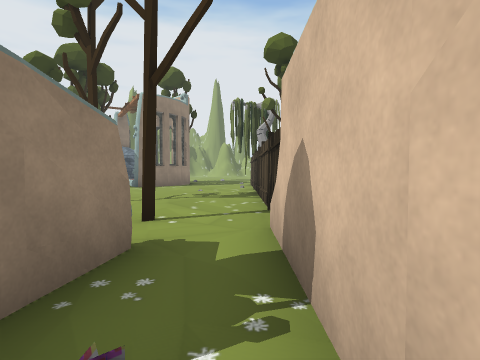
[1] (above)

24 first-person views from a walk through a scene from a Unity 3-D project. The camera is 1.5 m above the floor, tilts 2° down and sees 80° across. The floor is counted in squares, 2 m on a side. Each view is taken from the middle of a square. On the plan, view 1 faces up. The plan holds only what a view shows up to about 10 squares ahead; the rest is blank. The place goes on beyond the plan. Door leaves are left out, so doorways stand open. Some surface patterns are stand-ins.

[2]
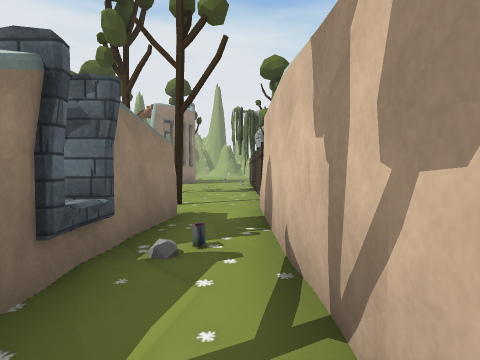

[3]
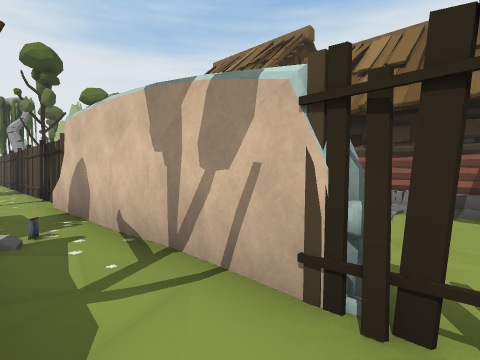

[4]
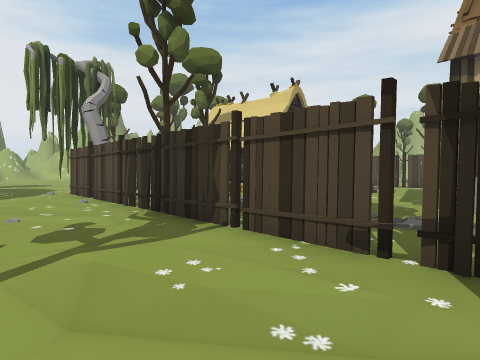

[5]
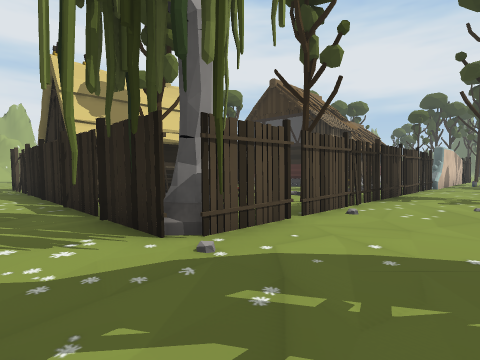

[6]
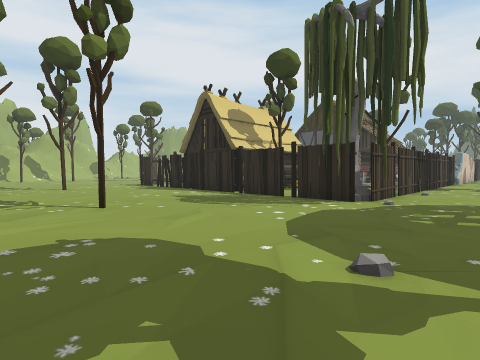

[7]
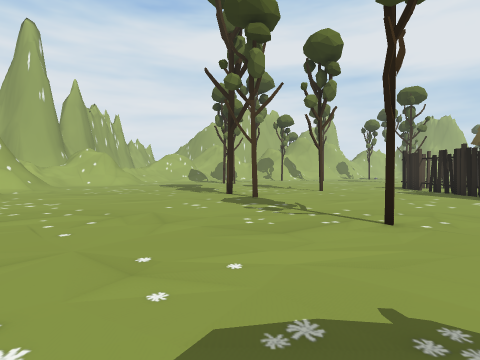

[8]
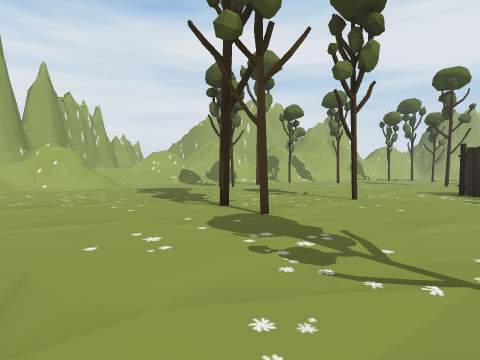

[9]
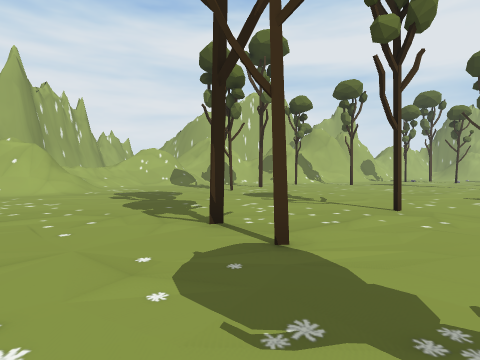

[10]
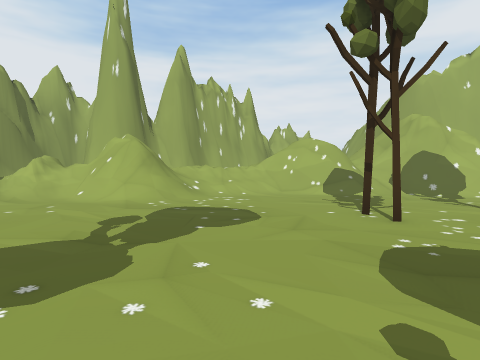

[11]
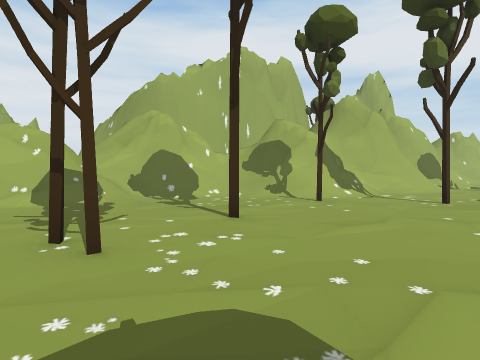

[12]
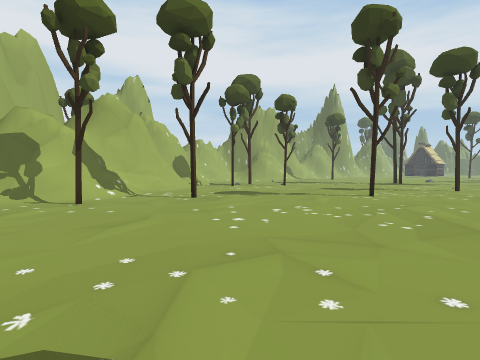

[13]
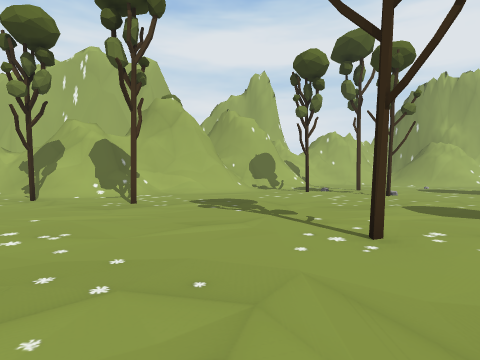

[14]
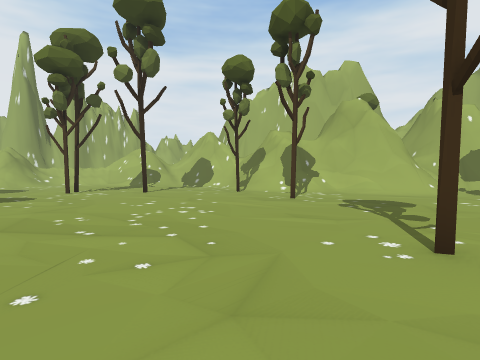

[15]
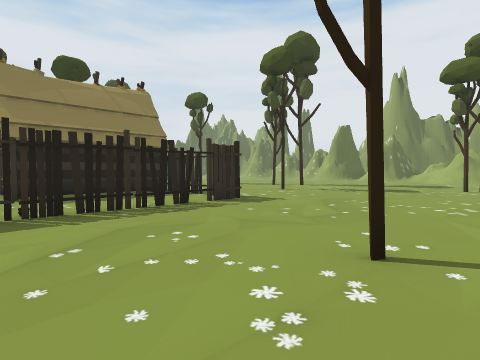

[16]
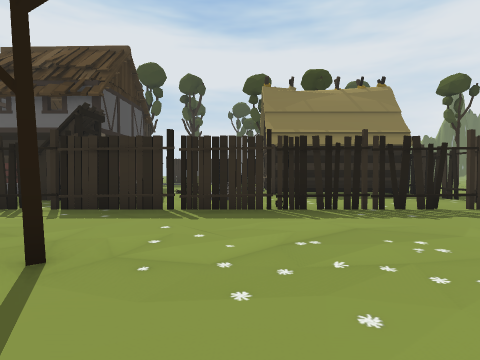

[17]
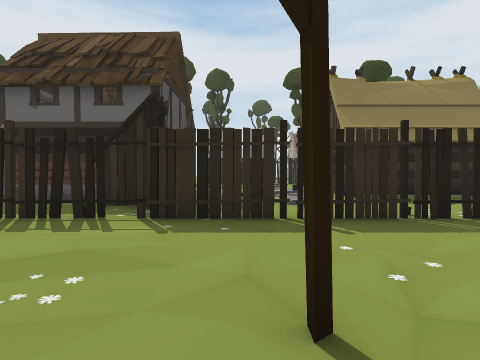

[18]
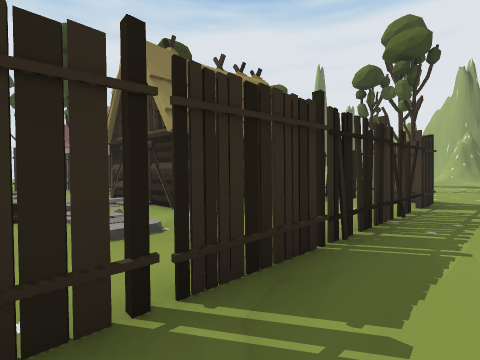

[19]
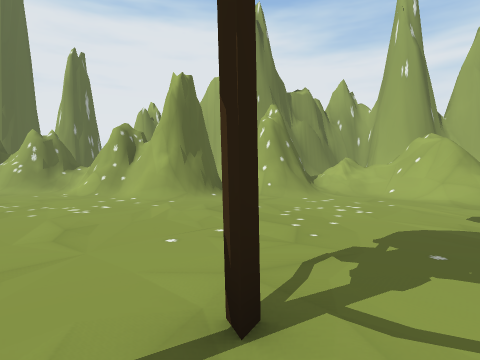

[20]
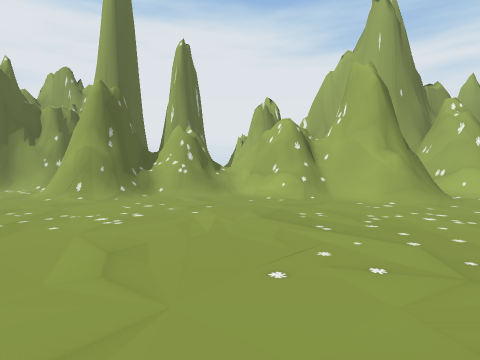

[21]
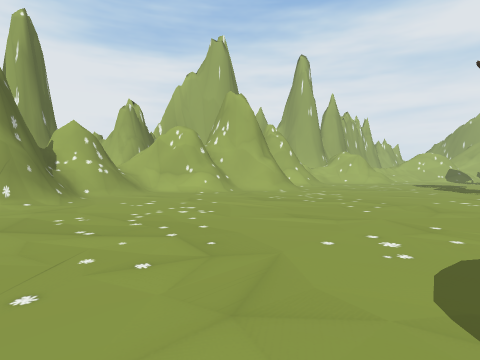

[22]
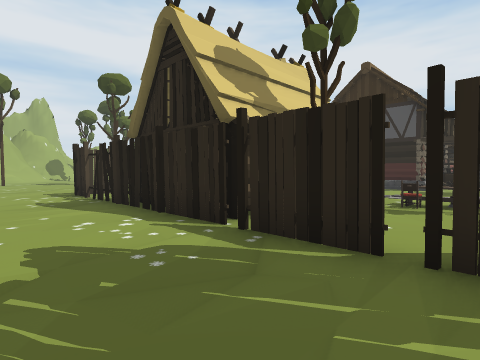

[23]
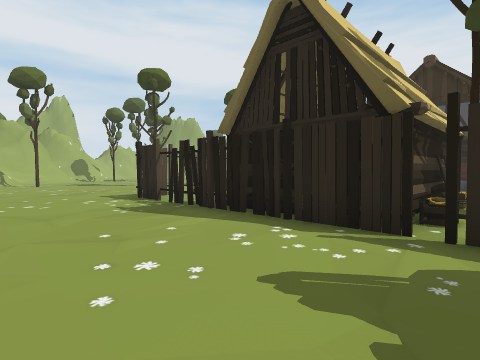

[24]
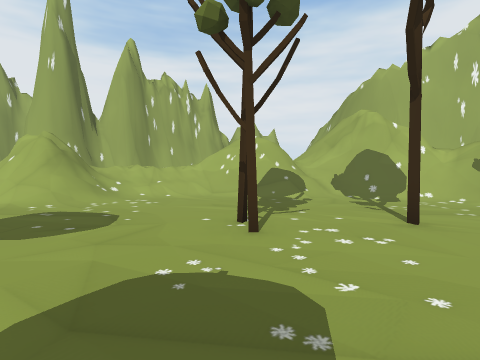

### Floor plan
Key: @ floor where view 1 was taken; # wall or solid block; x gap in a wall; . main floor; : floor 0.25 m higher than the main floor; + floor 1.75 m higher than the main floor; / step, stairs or slope; = window, fence, low wall or low ledge; T tree; P plant; B building; H thing the floor can be seen under or through; S stool; C crate; O other object.
Columns run from 2 left of view 1 to 25 right of it. Each row starts with its distance up from view 1.
 32   #####       //
 31 ###=//###   ##/=#
 30 ##=...==######//##=+
 29 ........###///./###/
 28 ................/////=
 27 ................/////##=
 26 .....................##=#
 25 ...................../==##
 24 ......................//#
 23 ..................T..../#
 22 ..........TT......T..../#
 21 ....................T../#
 20 ......T................/#
 19 ............T.........T=#
 18 ......................./##
 17 ......................../#
 16 .....................T...#
 15 ...T#x#BBBB#x##..........###
 14 ...#T..C  B..##..........//#
 13 ...x...T  B...H...T........#
 12 ...#..SO  B..HH..........T
 11  ..#TO.BB#B..HH...........
 10 ...#.... O:...H........T..T
  9 ...#. .  OO...H....  ....
  8 ...#  ........H..T.   ....
  7 ...#.......  #H...     ...
  6 ...x..=  #   HH..
  5 ...#.       BHH.
  4 .T.#       #.HH
  3  x.#       #.
  2  #.#       #
  1 x#P#
  0  .@#
 -1 #..#
 -2  ..#
 -3  .#=

Where each view was taken, in squares from view 1:
view 1: 0 up, 0 right, facing up
view 2: 2 down, 0 right, facing up
view 3: 3 down, 1 left, facing up-right
view 4: 5 up, 2 left, facing up-right
view 5: 17 up, 2 left, facing down-right
view 6: 22 up, 2 left, facing down-right
view 7: 22 up, 0 right, facing right
view 8: 22 up, 3 right, facing right
view 9: 22 up, 5 right, facing right
view 10: 21 up, 11 right, facing up-right
view 11: 21 up, 13 right, facing right
view 12: 21 up, 13 right, facing down-right
view 13: 14 up, 13 right, facing right
view 14: 12 up, 13 right, facing up-right
view 15: 10 up, 17 right, facing up-left
view 16: 10 up, 17 right, facing left
view 17: 8 up, 16 right, facing left
view 18: 8 up, 13 right, facing up-left
view 19: 21 up, 9 right, facing up
view 20: 22 up, 3 right, facing up
view 21: 22 up, 2 left, facing up-right
view 22: 18 up, 2 right, facing down-right
view 23: 19 up, 4 right, facing down-right
view 24: 20 up, 13 right, facing up-right
